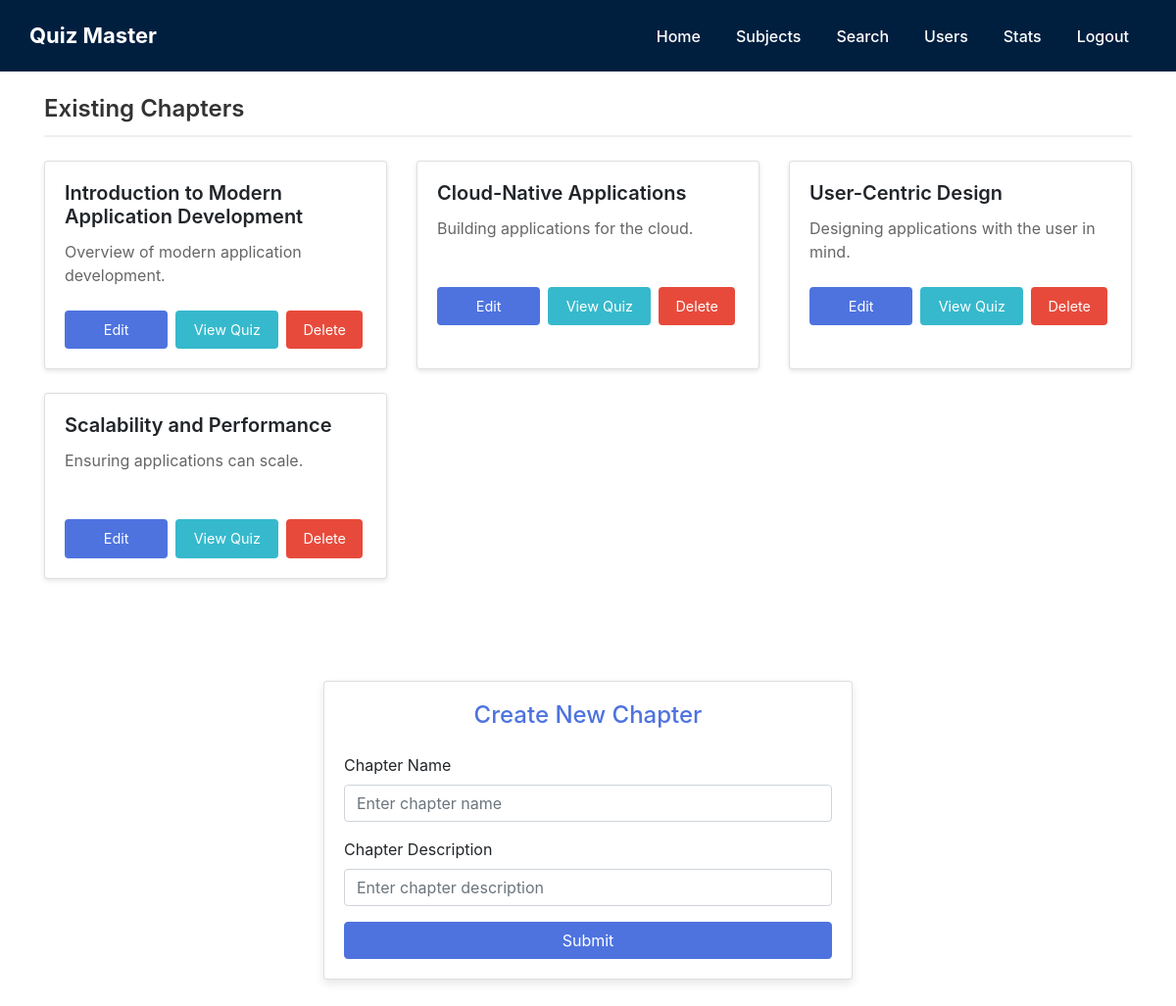
The app's page /adminhome/view_chapters/1 with its own data.
### models.py (models this page shows)
class Chapter(db.Model):
    __tablename__ = "chapter"
    id = db.Column(db.Integer, primary_key = True, autoincrement = True)
    name = db.Column(db.Text, nullable = False)
    description = db.Column(db.Text)
    quiz = db.relationship('Quiz', backref = 'chapter')
    subject_id = db.Column(db.Integer, db.ForeignKey("subject.id"), nullable=False)

### admin.py (the view)
@admin.route("/adminhome/view_chapters/<int:subject_id>", methods = ["GET"])
def view_chapters(subject_id):
    chapters = Chapter.query.filter_by(subject_id = subject_id)
    subject = Subject.query.get(subject_id)
    return render_template("view_chapters.html", chapters = chapters, subject= subject)

### templates/view_chapters.html (shortened to what this page needs)
{% extends "base.html" %} {% block head %}{% endblock %}  {% block content %}
<br />
<div class="container">
  <div class="row">
    <div class="col-12">
      <h4 class="section-title">Existing Chapters</h4>
      <div class="row subjects-container">
        {% for chapter in chapters %}
        <div class="col-md-4 col-sm-6 mb-4 card-wrapper">
          <div class="card subject-card">
            <div class="card-body">
              <h5 class="card-title">{{ chapter.name }}</h5>
              <p class="card-text">{{ chapter.description }}</p>
              <div class="card-actions">
                <button
                  type="button"
                  class="btn btn-edit"
                  data-toggle="modal"
                  data-target="#editChapterModal{{ chapter.id }}"
                >
                  Edit
                </button>
                <a
                  class="btn btn-chapters"
                  href="/adminhome/view_quiz/{{ subject.id }}/{{ chapter.id }}"
                >
                  View Quiz
                </a>
                <form
                  method="POST"
                  action="{{ url_for('admin.delete_chapter', subject_id=subject.id, chapter_id=chapter.id) }}"
                  class="d-inline"
                  onsubmit="return confirm('Are you sure you want to delete this chapter?');"
                >
                  <button type="submit" class="btn btn-delete">Delete</button>
                </form>
              </div>
            </div>
          </div>
        </div>
        {% endfor %}
      </div>
    </div>
  </div>
  <div class="row mt-5">
    <div class="col-md-6 offset-md-3">
      <div class="card create-subject-card">
        <div class="card-body">
          <h4 class="card-title text-center">Create New Chapter</h4>
          <form
            method="POST"
            action="{{ url_for('admin.create_chapter', subject_id=subject.id) }}"
          >
            <div class="form-group">
              <label for="name">Chapter Name</label>
              <input
                type="text"
                class="form-control"
                id="name"
                name="name"
                placeholder="Enter chapter name"
                required
              />
            </div>
            <div class="form-group">
              <label for="description">Chapter Description</label>
              <input
                type="text"
                class="form-control"
                id="description"
                name="description"
                placeholder="Enter chapter description"
                required
              />
            </div>
            <button type="submit" class="btn btn-primary btn-block">
              Submit
            </button>
          </form>
        </div>
      </div>
    </div>
  </div>
  <br />
  <br />
</div>
{% endblock %}

### static/style.css (style rules this page uses)
.section-title { margin-bottom: 1.5rem; font-weight: 600; color: #333; border-bottom: 2px solid #f0f0f0; padding-bottom: 0.75rem; }
.subjects-container { margin-bottom: 2rem; }
.subject-card { height: 100%; transition: all 0.3s ease; box-shadow: 0 2px 5px rgba(0, 0, 0, 0.1); border-radius: 0.5rem; overflow: hidden; }
.subject-card .card-title { font-weight: 600; margin-bottom: 0.75rem; }
.subject-card .card-text { color: #666; margin-bottom: 1.5rem; min-height: 3rem; }
.card-actions { display: flex; justify-content: space-between; margin-top: auto; width: 100%; }
.card-actions .btn { padding: 0.5rem 1rem; font-size: 0.9rem; flex: 1; margin: 0 0.25rem; text-align: center; }
.card-actions .btn:first-child { margin-left: 0; }
.card-actions .btn:last-child { margin-right: 0; }
.card-actions form { flex: 1; margin: 0 0.25rem; }
.card-actions form .btn { width: 100%; margin: 0; }
.btn-edit { background-color: #4e73df; color: white; }
.btn-chapters { background-color: #36b9cc; color: white; }
.btn-delete { background-color: #e74a3b; color: white; }
.create-subject-card { box-shadow: 0 4px 10px rgba(0, 0, 0, 0.1); border-radius: 0.5rem; border-left: 4px solid #4e73df; }
.create-subject-card .card-title { color: #4e73df; margin-bottom: 1.5rem; }
.create-subject-card .btn-primary { background-color: #4e73df; border-color: #4e73df; margin-top: 1rem; transition: all 0.3s ease; }
body { background: linear-gradient(135deg, #ffffff, #ffffff); justify-content: center; align-items: center; height: 100vh; }
.container { max-width: 1000px; margin: auto; }

### records on screen
Chapter: name "Introduction to Modern Application Development", description "Overview of modern application development."
Chapter: name "Cloud-Native Applications", description "Building applications for the cloud."
Chapter: name "User-Centric Design", description "Designing applications with the user in mind."
Chapter: name "Scalability and Performance", description "Ensuring applications can scale."
